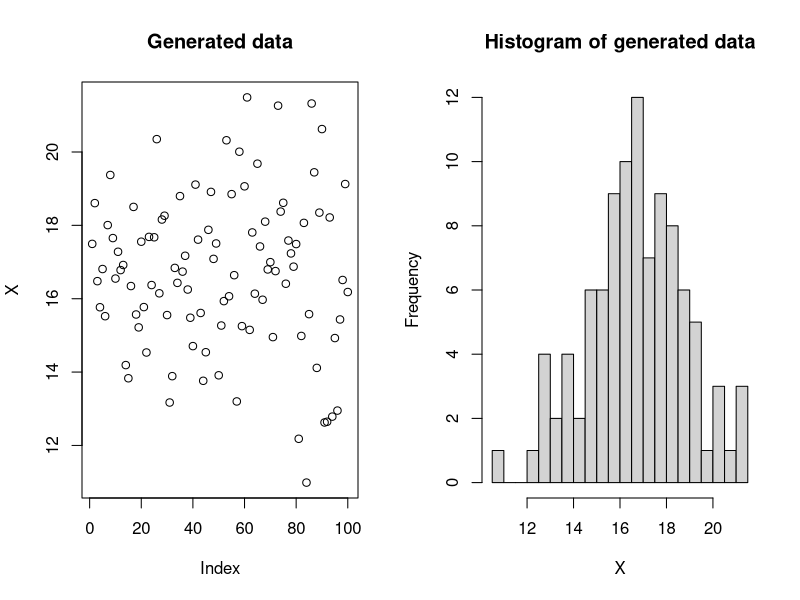

Reproduce this figure in R.
# exercise 3.3.2

# Number of samples
N = 100; 

# Mean
mu = 17;       

# Standard deviation
s = 2;  

# Number of bins in histogram
NBins = 20;

# Generate samples from the Normal distribution
X = rnorm(N, mean=mu, sd=s);

# Plot a histogram

par(mfrow=c(1,2))
plot(X, main="Generated data");
hist(X, breaks= NBins, main="Histogram of generated data");

# Compute empirical mean and standard deviation
mu_ = mean(X);
s_ = sd(X);

mu_
s_
